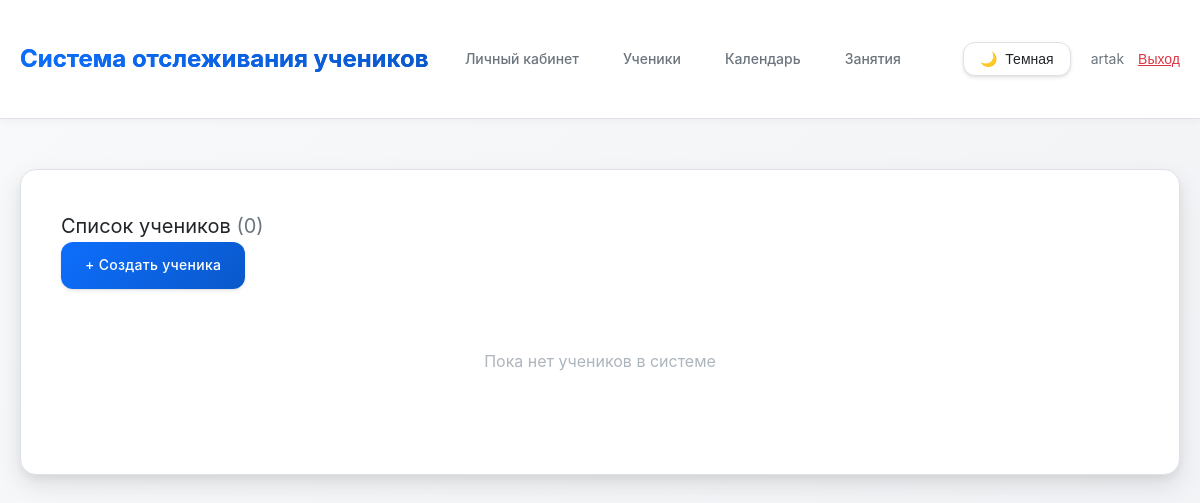
/students/ (signed in), run on an earlier commit of the app's database.
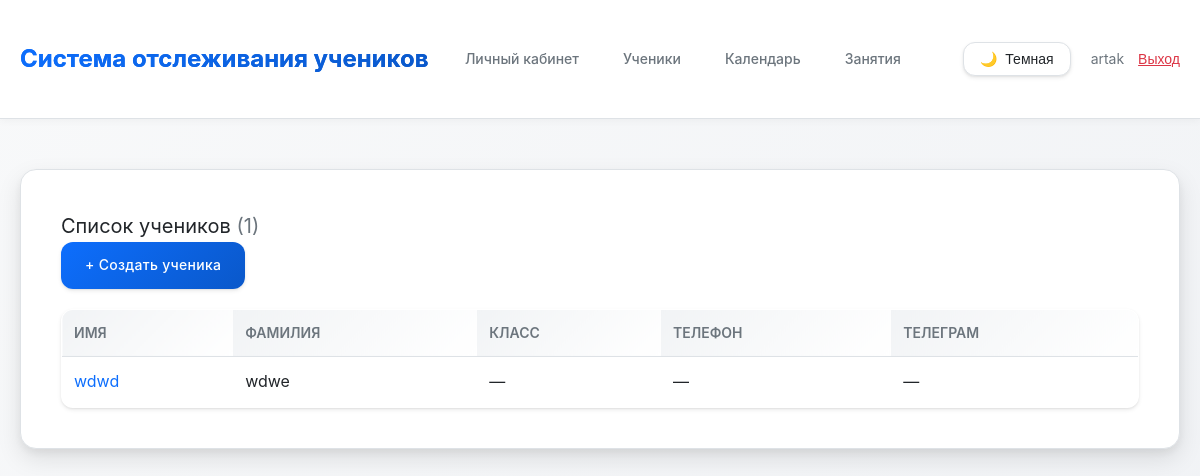
And on a later commit of the database.
### main/models.py (models this page shows, shortened)
class Student(models.Model):
    tutor = models.ForeignKey(Tutor, on_delete=models.CASCADE, related_name='students', verbose_name='Репетитор')
    first_name = models.CharField(max_length=100, verbose_name='Имя')
    last_name = models.CharField(max_length=100, verbose_name='Фамилия')
    phone = models.CharField(max_length=20, blank=True, null=True, verbose_name='Телефон')
    telegram = models.CharField(max_length=20, blank=True, null=True, verbose_name='Телеграм')
    created_at = models.DateTimeField(auto_now_add=True, verbose_name='Дата создания')
    updated_at = models.DateTimeField(auto_now=True, verbose_name='Дата обновления')
    grade = models.CharField(max_length=10, blank=True, null=True, verbose_name='Класс')
    notes = models.TextField(blank=True, verbose_name='Заметки')
    is_active = models.BooleanField(default=True, verbose_name='Активен')
    class Meta:
        verbose_name = 'Ученик'
        verbose_name_plural = 'Ученики'
        ordering = ['last_name', 'first_name']

### main/views.py (the view)
# urls.py: path('students/', views.student_list, name='student_list'),
@login_required
def student_list(request):
    tutor = get_tutor(request)
    if not tutor:
        messages.error(request, 'Профиль репетитора не найден.')
        return redirect('dashboard')
    students = Student.objects.filter(tutor=tutor, is_active=True)
    students_count = students.count()
    return render(request, 'main/student_list.html', {
        'students': students,
        'students_count': students_count
    })

### main/views.py (called while the page is built)
def get_tutor(request):
    if request.user.is_authenticated:
        try:
            return request.user.tutor
        except Tutor.DoesNotExist:
            return None
    return None

### main/templates/main/student_list.html (shortened to what this page needs)
{% extends 'main/base.html' %}
{% block content %}
<div class="page-header">
    <h2 style="font-weight: 400; font-size: 20px; margin: 0;">
        Список учеников
        {% if students_count is not None %}
            <span style="color: var(--text-secondary); font-size: 20px;">({{ students_count }})</span>
        {% endif %}
    </h2>
    <a href="{% url 'student_create' %}" class="btn">+ Создать ученика</a>
</div>
{% if students %}
    <div class="table-responsive">
    <table>
        <thead>
            <tr>
                <th>Имя</th>
                <th>Фамилия</th>
                <th>Класс</th>
                <th class="table-mobile-hide">Телефон</th>
                <th class="table-mobile-hide">Телеграм</th>
            </tr>
        </thead>
        <tbody>
            {% for student in students %}
            <tr>
                <td><a href="{% url 'student_detail' student.pk %}">{{ student.first_name }}</a></td>
                <td>{{ student.last_name }}</td>
                <td>{{ student.grade|default:"—" }}</td>
                <td class="table-mobile-hide">{{ student.phone|default:"—" }}</td>
                <td class="table-mobile-hide">{{ student.telegram|default:"—" }}</td>
            </tr>
            {% endfor %}
        </tbody>
    </table>
    </div>
{% else %}
    <div class="empty-state">
        <p>Пока нет учеников в системе</p>
    </div>
{% endif %}
{% endblock %}

What changed in the data, as far as the page shows it:
added Student: first_name "wdwd", last_name "wdwe", grade "—", phone "—", telegram "—"
Also different on the page:
{{ students_count }}: "0" → "1"
text no longer shown: "Пока нет учеников в системе"
text now shown: "ИМЯ ФАМИЛИЯ КЛАСС ТЕЛЕФОН ТЕЛЕГРАМ"
